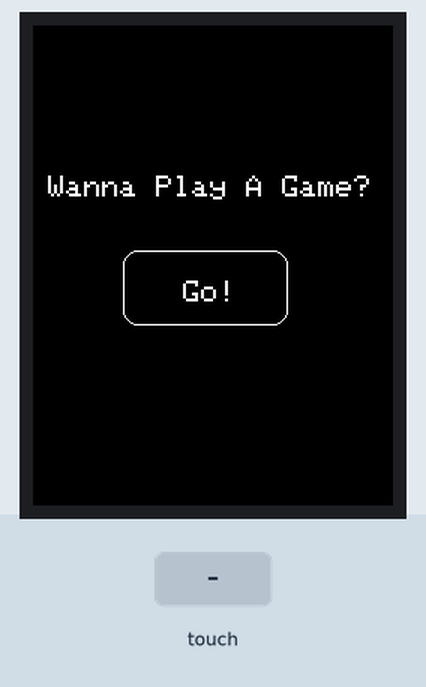
Bench run of a sketch on a simulated Arduino Uno, built with avr-gcc and run on an emulated ATmega328P. Shown: 240×320 colour display. The test bench sets the inputs (shaded band). What the sketch prints to the serial monitor is not drawn.

Above: at 1.4 s.
1.5 s: touch panel pressed at 38 % / 50 % of its raw x / y range
At 3.8 s:
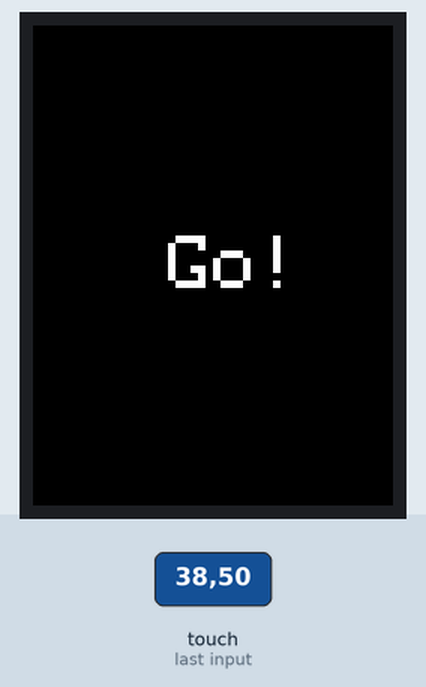
4.5 s: touch panel pressed at 13 % / 10 % of its raw x / y range
At 4.7 s:
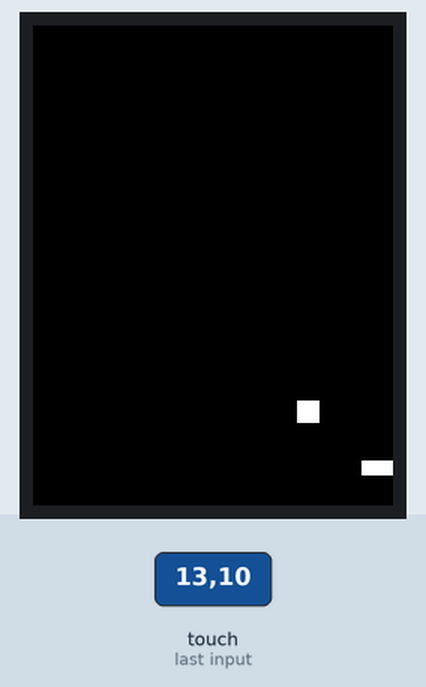
Timing chart, 0 to 7.5 s (numbered marks = the images above; inputs shaded):
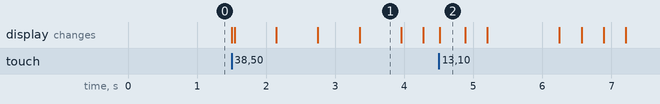

The sketch:

Pong.ino
```cpp
#include <Adafruit_SSD1306.h>
#include <Adafruit_GFX.h>
#include <SPI.h>
#include <Wire.h>
#include <Adafruit_ILI9341.h>
#include <Adafruit_STMPE610.h>

//calib
#define TS_MINX 150
#define TS_MINY 130
#define TS_MAXX 3800
#define TS_MAXY 4000

#define STMPE_CS 8
Adafruit_STMPE610 ts = Adafruit_STMPE610(STMPE_CS);

#define TFT_CS 10
#define TFT_DC 9
Adafruit_ILI9341 tft = Adafruit_ILI9341(TFT_CS, TFT_DC);

#define RADIUS 29
#define RADIUSOUTER 30
int keyOld = -1;
bool gameover = false;
bool playing = false;
String pin = String();
bool menuopen = true;
int lastp1x = 0, lastp2x = 0, lastp1y = 0, lastp2y = 0;


void setup(void) {

  Serial.begin(9600);

  tft.begin();

  tft.setRotation(2);
  if (!ts.begin()) {
    Serial.println("Couldn't start touchscreen controller");
    while (1);
  }
  Serial.println("Touchscreen Initiated");

  tft.fillScreen(ILI9341_BLACK);
  printstartscreen();
}

void loop() {
  while (menuopen == true) {
    checkmenu();
  }
  startsequence();
  while (playing == true) {
    playgame();
  }
}

void printstartscreen() {
  //  tft.fillRect(10, 20, 50, 10, ILI9341_WHITE);
  tft.setTextSize(2);
  tft.setCursor(32, 58);
  //tft.print("1");
  //  tft.fillRect(60, 290, 50, 10, ILI9341_WHITE);
  tft.setCursor(10, 100);
  tft.print("Wanna Play A Game?");
  tft.drawRoundRect(60, 150, 110, 50, 10, ILI9341_WHITE);
  tft.setCursor(100, 170);
  tft.print("Go!");
}

void checkmenu() {
  TS_Point p = ts.getPoint();
  int xCoord = map(p.x, TS_MINX, TS_MAXX, tft.width(), 0);
  int yCoord = map(p.y, TS_MINY, TS_MAXY, tft.height(), 0);
  if ((xCoord > 60) && (xCoord < 170) && (yCoord > 150) && (yCoord < 200))
    menuopen = false;
  else
    menuopen = true;
}

void startsequence()
{
  Serial.println("Game is starting");
  tft.fillRect(5, 30, 220, 200, ILI9341_BLACK);
  tft.setTextSize(5);
  for (int loadnum = 3; loadnum > 0; loadnum--) {
    tft.setCursor(110, 140);
    tft.print(loadnum);
    delay(600);
    tft.fillRect(110, 140, 40, 40, ILI9341_BLACK);
  }
  tft.setCursor(90, 140);
  tft.print("Go!");
  delay(600);
  tft.fillRect(90, 140, 80, 40, ILI9341_BLACK);
  playing = true;
}

void playgame()
{
  Serial.println("started");
  //delay(500);
  //draw ball
  //some kinda loop to get ball position
  //paddle interaction with ball
  int score = 0, oldx = 110, oldy = 140, newx = 110, newy = 140;
  int xcoornew = 0, xcoorold = 0;
  while (score < 80) {
    newx = oldx + 3;
    newy = oldy + 5;
    tft.fillRect(oldx, oldy, 15, 15, ILI9341_BLACK);
    tft.fillRect(newx, newy, 15, 15, ILI9341_WHITE);
    oldx = newx;
    oldy = newy;
    TS_Point p;
    while (! ts.bufferEmpty())  {
      p = ts.getPoint();
    }
    xcoornew = map(p.x, TS_MINX, TS_MAXX, tft.width(), 0);
    tft.fillRect((xcoorold-30), 290, 50, 10, ILI9341_BLACK);    //old data
    tft.fillRect((xcoornew-30), 290, 50, 10, ILI9341_WHITE);   //new data
    Serial.println(xcoornew);
    xcoorold = xcoornew;
    updatepaddleai();
    delay(25);
    score++;
  }
}

void updatepaddleh() {

}
void updatepaddleai() {

}
```

Measured:
- after the input at 1.5 s, the display: first changes at once (image 1 shows a later state)
- what the display in image 1 shows lasts 0.6 s, from 3.4 s to 4.0 s
